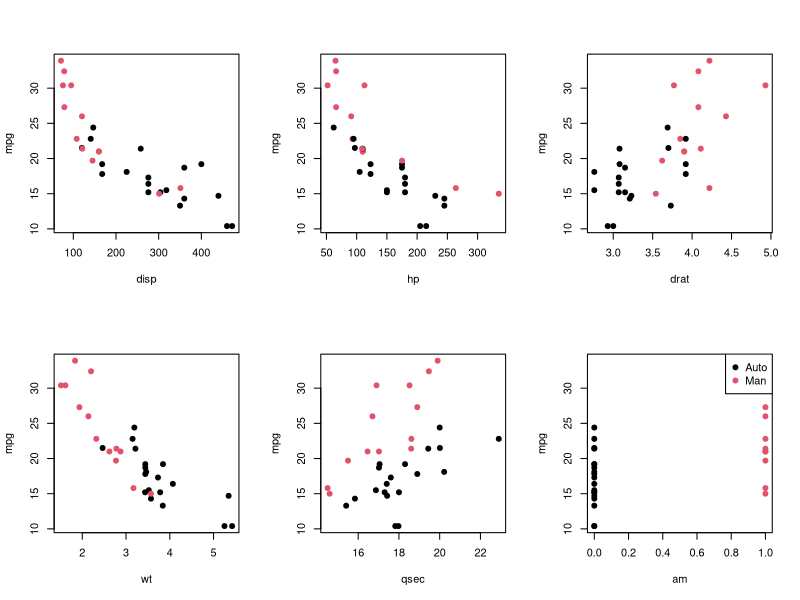
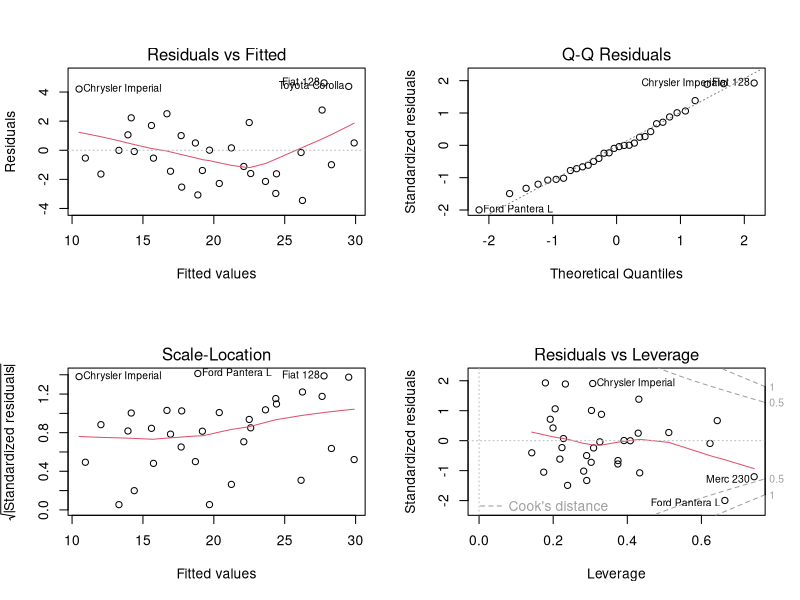

Generate these figures, in order, with R:
library(dplyr)
library(ggplot2)

data(mtcars)

# “Is an automatic or manual transmission better for MPG”
# "Quantify the MPG difference between automatic and manual transmissions"

# am - transmission: 0= automatic, 1= manual

# charts of few measurements (non factors) against mpg
par(mfrow=c(2,3))
with(mtcars, plot(disp, mpg, pch=19, col=am+1))
with(mtcars, plot(hp, mpg, pch=19, col=am+1)) # good
with(mtcars, plot(drat, mpg, pch=19, col=am+1))
with(mtcars, plot(wt, mpg, pch=19, col=am+1))
with(mtcars, plot(qsec, mpg, pch=19, col=am+1)) # good
with(mtcars, plot(am, mpg, pch=19, col=am+1))
legend("topright", pch = 19, col = c(0,1)+1, legend = c("Auto", "Man"))

# didn't get this chart yet...
par(mfrow=c(2,2)) 
fit<-lm(mpg ~ .,data=mtcars);plot(fit)

library(car)
vif(fit)

# coparision of measurements with highest t-value
fit_hp <- lm(mpg ~ hp, data=mtcars)
fit2_hp <- lm(mpg ~ hp + am, data=mtcars)
anova(fit_hp, fit2_hp) # good

fit_qsec <- lm(mpg ~ qsec, data=mtcars)
fit2_qsec <- lm(mpg ~ qsec + am, data=mtcars)
anova(fit_qsec, fit2_qsec) # good

fit_qsec_hp <- lm(mpg ~ qsec + hp + am, data=mtcars )

anova(fit_qsec, fit2_qsec, fit_qsec_hp)

mpg0 <- mtcars[mtcars$am==0, "mpg"]
mpg1 <- mtcars[mtcars$am==1, "mpg"]

mean(mpg0)
sd(mpg0)/sqrt(length(mpg0))

mean(mpg1)
sd(mpg1)/sqrt(length(mpg1))

